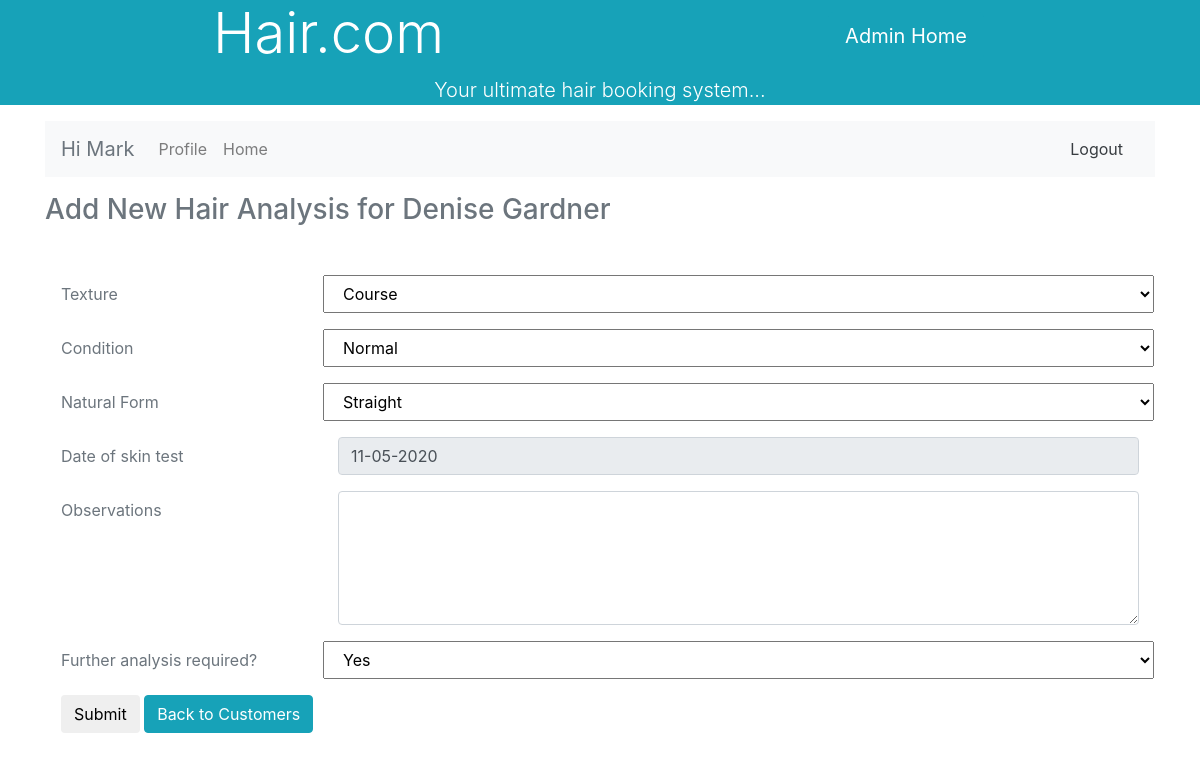
Screenshot of /hairAnalysisForm.php?val=1 (signed in) with the database file from the repository.
### tables this page shows
CREATE TABLE `tblusers` (
  `UserID` int(11) NOT NULL,
  `Firstname` varchar(50) NOT NULL,
  `Surname` varchar(50) NOT NULL,
  `Username` varchar(50) NOT NULL,
  `Password` char(255) NOT NULL,
  `phonenumber` varchar(11) DEFAULT NULL,
  `address1` varchar(50) DEFAULT '''NULL''',
  `address2` varchar(50) DEFAULT '''NULL''',
  `postcode` varchar(8) DEFAULT '''NULL''',
  `DateRegistered` datetime NOT NULL DEFAULT current_timestamp(),
  `UserType` int(1) NOT NULL,
  `hairAnalysis` tinyint(1) NOT NULL
);

CREATE TABLE `tblhairanalysis` (
  `analysisNo` int(10) NOT NULL,
  `customerID` int(10) NOT NULL,
  `texture` int(1) DEFAULT NULL,
  `hairCondition` int(1) DEFAULT NULL,
  `naturalForm` int(1) DEFAULT NULL,
  `skinTestDate` date NOT NULL,
  `result` text NOT NULL
);

### hairAnalysisForm.php (the view, shortened to what this page needs)
<?php
include 'myFunctions.php';
$customerID = $_GET['val'];
$query = "SELECT Firstname, Surname, hairAnalysis FROM tblusers where UserID = $customerID";
$result = $db->query($query);
if ($result->num_rows > 0) {
    $row = mysqli_fetch_array($result);
    $customerName = $row['Firstname'] . " " . $row['Surname'];
    $hairAnalysis = $row['hairAnalysis'];
}
$query2 = "SELECT * FROM tblhairanalysis where customerID = $customerID";
$result2 = $db->query($query2);
if ($result2->num_rows > 0) {
    $row2 = mysqli_fetch_array($result2);
    $texture = $row2['texture'];
    $condition = $row2['hairCondition'];
    $form = $row2['naturalForm'];
}
?>
    <!doctype html>
    <html lang="en">
    <head>
        <link rel="stylesheet" type="text/css" href="css/jquery.dataTables.min.css"/>
        <link rel="stylesheet" type="text/css" href="css/buttons.dataTables.min.css"/>
        <link href="bootstrap-4.0.0-dist\css\bootstrap.min.css" rel="stylesheet"/>
        <link href="css/my.css" rel="stylesheet"/>
    </head>
    <body>
    <div class="float-right sticky-top"
         style="padding:1% 18%"><?php Button('Admin Home', 'hair.com_stylistAdmin_home.php') ?></div>
    <div class="container text-muted">
        <h3>Add New Hair Analysis for <?php echo $customerName ?></h3>
        <div class="wrapper fadeInDown">
            <div id="formContent">
                <BR>
                <div class="modal-body">
                    <form action="hairAnalysisAdd.php" method="post">
                        <div class="form-group row">
                            <label class="col-sm-3 col-form-label">Texture</label>
                            <select class="col-sm-9" name="texture" required>
                                <option value="2" <?php if (isset($texture) && ($texture == 2)) echo "selected" ?> >
                                    Course
                                </option>
                            </select>
                        </div>
                        <div class="form-group row">
                            <label class="col-sm-3 col-form-label">Condition</label>
                            <select class="col-sm-9" name="condition" required>
                                <option value="1"<?php if (isset($condition) && ($condition == 1)) echo "selected" ?>>
                                    Normal
                                </option>
                            </select>
                        </div>
                        <div class="form-group row">
                            <label class="col-sm-3 col-form-label">Natural Form</label>
                            <select class="col-sm-9" name="form" required>
                                <option value="0"<?php if (isset($form) && ($form == 0)) echo "selected" ?>>Straight
                                </option>
                            </select>
                        </div>
                        <div class="form-group row">
                            <label class="col-sm-3 col-form-label">Date of skin test</label>
                            <div class="col-sm-9" required>
                                <input type="text" class="form-control" name="date"
                                       value="<?php echo date("d-m-Y") ?>" readonly>
                            </div>
                        </div>
                        <div class="form-group row">
                            <label class="col-sm-3 col-form-label">Observations</label>
                            <div class="col-sm-9">
                                <textarea type="text" rows="5" class="form-control" name="obs" required></textarea>
                            </div>
                        </div>
                        <div class="form-group row">
                            <label class="col-sm-3 col-form-label">Further analysis required?</label>
                            <select class="col-sm-9" name="test" required>
                                <option value="1"<?php if (isset($hairAnalysis) && ($hairAnalysis == 1)) echo "selected" ?>>
                                    Yes
                                </option>
                            </select>
                        </div>
                        <div><input type="submit" class="btn btn-default" id="submit-button" value="Submit">
                            <button type="button" class="btn btn-info" onclick="location.href='Customers.php';">Back to
                                Customers
                            </button>
                        </div>
                    </form>
                </div>
            </div>
        </div>
    </div>
    </body>
    </html>

### rows the page displays
tblusers: customerName "Denise Gardner", test "Yes"
tblhairanalysis: texture "Course", condition "Normal", form "Straight"

### other values shown
$string "Admin Home"
$text "Hair.com"
$text2 "Your ultimate hair booking system..."
$_SESSION['user']['firstname'] "Mark"
